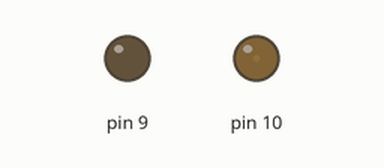
Simulated run of this sketch. Board: Arduino Uno, built with avr-gcc and run on an emulated ATmega328P. Shown: output pins drawn as LEDs (lit = HIGH). What the sketch prints to the serial monitor is not drawn.

Above: at 0.05 s.
At 1.85 s:
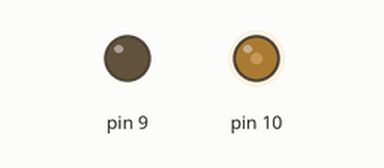
At 3.65 s:
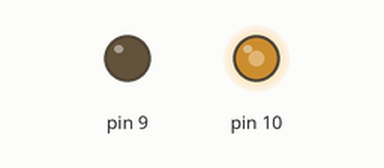
At 7.3 s:
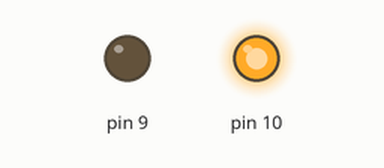
Timing chart, 0 to 9.9 s (numbered marks = the images above):
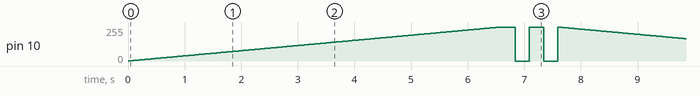

The sketch:

Arduino_PWM_16bit_2.ino
```cpp
// (licence header left out)
void setup() {
  Serial.begin(9600);
  setupPWM16();
}

uint16_t icr = 0xffff;


void loop() {
  Serial.println("*");
  for (uint16_t i = 0; i < 65535; i++)
  {
    analogWrite16(10, i);
    delayMicroseconds(100);
  }
delay(250);
analogWrite16(10, 0);
delay(250);
analogWrite16(10, 65535);
delay(250);
analogWrite16(10, 0);
delay(250);
  for (uint16_t j = 65535; j > 0 ; j--)
  {
    analogWrite16(10, j);
    delayMicroseconds(100);
  }
delay(250);
analogWrite16(10, 65535);
delay(250);
analogWrite16(10, 0);
delay(250);
analogWrite16(10, 65535);
delay(250);

}

void setupPWM16() {
  DDRB  |= _BV(PB1) | _BV(PB2);       /* set pins as outputs */
  TCCR1A = _BV(COM1A1) | _BV(COM1B1)  /* non-inverting PWM */
        | _BV(WGM11);                 /* mode 14: fast PWM, TOP=ICR1 */
  TCCR1B = _BV(WGM13) | _BV(WGM12)
        | _BV(CS10);                  /* prescaler 1 */
  ICR1 = icr;                         /* TOP counter value (freeing OCR1A*/
}

/* Comments about the setup
  Changing ICR1 will effect the amount of bits of resolution.
  ICR1 = 0xffff; (65535) 16-bit resolution
  ICR1 = 0x7FFF; (32767) 15-bit resolution
  ICR1 = 0x3FFF; (16383) 14-bit resolution etc....
  Changing the prescaler will effect the frequency of the PWM signal.
  Frequency[Hz}=CPU/(ICR1+1) where in this case CPU=16 MHz
  16-bit PWM will be>>> 16000000/(65535+1)=244,14Hz
*/

/* 16-bit version of analogWrite(). Works only on pins 9 and 10. */
void analogWrite16(uint8_t pin, uint16_t val)
{
  switch (pin) {
    case  9: OCR1A = val; break;
    case 10: OCR1B = val; break;
  }
}
```
